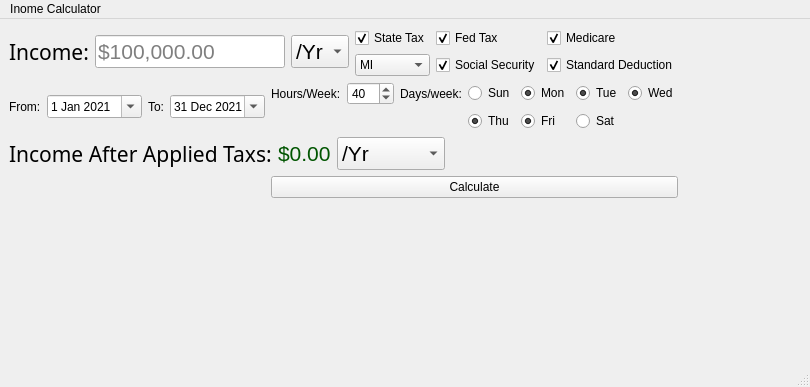
<?xml version="1.0" encoding="UTF-8"?>
<ui version="4.0">
 <class>MainWindow</class>
 <widget class="QMainWindow" name="MainWindow">
  <property name="windowModality">
   <enum>Qt::WindowModal</enum>
  </property>
  <property name="geometry">
   <rect>
    <x>0</x>
    <y>0</y>
    <width>810</width>
    <height>387</height>
   </rect>
  </property>
  <property name="sizePolicy">
   <sizepolicy hsizetype="Ignored" vsizetype="Preferred">
    <horstretch>0</horstretch>
    <verstretch>0</verstretch>
   </sizepolicy>
  </property>
  <property name="mouseTracking">
   <bool>false</bool>
  </property>
  <property name="tabletTracking">
   <bool>false</bool>
  </property>
  <property name="windowTitle">
   <string>MainWindow</string>
  </property>
  <property name="animated">
   <bool>false</bool>
  </property>
  <property name="tabShape">
   <enum>QTabWidget::Rounded</enum>
  </property>
  <widget class="QWidget" name="centralwidget">
   <layout class="QGridLayout" name="gridLayout_2">
    <item row="2" column="0">
     <spacer name="verticalSpacer">
      <property name="orientation">
       <enum>Qt::Vertical</enum>
      </property>
      <property name="sizeHint" stdset="0">
       <size>
        <width>20</width>
        <height>40</height>
       </size>
      </property>
     </spacer>
    </item>
    <item row="0" column="0">
     <layout class="QGridLayout" name="gridLayout">
      <property name="sizeConstraint">
       <enum>QLayout::SetMinimumSize</enum>
      </property>
      <item row="2" column="1">
       <layout class="QGridLayout" name="gridLayout_8">
        <property name="sizeConstraint">
         <enum>QLayout::SetNoConstraint</enum>
        </property>
        <item row="0" column="6">
         <widget class="QRadioButton" name="wedRadio">
          <property name="text">
           <string>Wed</string>
          </property>
          <property name="checked">
           <bool>true</bool>
          </property>
          <property name="autoExclusive">
           <bool>false</bool>
          </property>
         </widget>
        </item>
        <item row="0" column="4">
         <widget class="QRadioButton" name="monRadio">
          <property name="text">
           <string>Mon</string>
          </property>
          <property name="checked">
           <bool>true</bool>
          </property>
          <property name="autoExclusive">
           <bool>false</bool>
          </property>
         </widget>
        </item>
        <item row="1" column="3">
         <widget class="QRadioButton" name="thuRadio">
          <property name="text">
           <string>Thu</string>
          </property>
          <property name="checked">
           <bool>true</bool>
          </property>
          <property name="autoExclusive">
           <bool>false</bool>
          </property>
         </widget>
        </item>
        <item row="0" column="0">
         <widget class="QLabel" name="hoursPerWeekLabel">
          <property name="text">
           <string>Hours/Week:</string>
          </property>
         </widget>
        </item>
        <item row="1" column="5">
         <widget class="QRadioButton" name="satRadio">
          <property name="text">
           <string>Sat</string>
          </property>
          <property name="autoExclusive">
           <bool>false</bool>
          </property>
         </widget>
        </item>
        <item row="0" column="3">
         <widget class="QRadioButton" name="sunRadio">
          <property name="text">
           <string>Sun</string>
          </property>
          <property name="autoExclusive">
           <bool>false</bool>
          </property>
         </widget>
        </item>
        <item row="0" column="1">
         <widget class="QSpinBox" name="hoursPerWeek">
          <property name="accelerated">
           <bool>false</bool>
          </property>
          <property name="maximum">
           <number>168</number>
          </property>
          <property name="value">
           <number>40</number>
          </property>
         </widget>
        </item>
        <item row="0" column="5">
         <widget class="QRadioButton" name="tueRadio">
          <property name="text">
           <string>Tue</string>
          </property>
          <property name="checked">
           <bool>true</bool>
          </property>
          <property name="autoExclusive">
           <bool>false</bool>
          </property>
         </widget>
        </item>
        <item row="1" column="4">
         <widget class="QRadioButton" name="friRadio">
          <property name="text">
           <string>Fri</string>
          </property>
          <property name="checked">
           <bool>true</bool>
          </property>
          <property name="autoExclusive">
           <bool>false</bool>
          </property>
         </widget>
        </item>
        <item row="0" column="2">
         <widget class="QLabel" name="daysPerWeekLabel">
          <property name="text">
           <string>Days/week:</string>
          </property>
         </widget>
        </item>
       </layout>
      </item>
      <item row="3" column="0" colspan="2">
       <layout class="QHBoxLayout" name="horizontalLayout_2">
        <item>
         <widget class="QLabel" name="incomeAfterTaxLabel">
          <property name="font">
           <font>
            <family>Sitka Heading</family>
            <pointsize>16</pointsize>
           </font>
          </property>
          <property name="text">
           <string>Income After Applied Taxs:</string>
          </property>
         </widget>
        </item>
        <item>
         <widget class="QLabel" name="incomeAfterTaxOutput">
          <property name="palette">
           <palette>
            <active>
             <colorrole role="WindowText">
              <brush brushstyle="SolidPattern">
               <color alpha="255">
                <red>0</red>
                <green>85</green>
                <blue>0</blue>
               </color>
              </brush>
             </colorrole>
             <colorrole role="HighlightedText">
              <brush brushstyle="SolidPattern">
               <color alpha="255">
                <red>0</red>
                <green>255</green>
                <blue>0</blue>
               </color>
              </brush>
             </colorrole>
            </active>
            <inactive>
             <colorrole role="WindowText">
              <brush brushstyle="SolidPattern">
               <color alpha="255">
                <red>0</red>
                <green>85</green>
                <blue>0</blue>
               </color>
              </brush>
             </colorrole>
             <colorrole role="HighlightedText">
              <brush brushstyle="SolidPattern">
               <color alpha="255">
                <red>0</red>
                <green>255</green>
                <blue>0</blue>
               </color>
              </brush>
             </colorrole>
            </inactive>
            <disabled>
             <colorrole role="WindowText">
              <brush brushstyle="SolidPattern">
               <color alpha="255">
                <red>120</red>
                <green>120</green>
                <blue>120</blue>
               </color>
              </brush>
             </colorrole>
             <colorrole role="HighlightedText">
              <brush brushstyle="SolidPattern">
               <color alpha="255">
                <red>0</red>
                <green>255</green>
                <blue>0</blue>
               </color>
              </brush>
             </colorrole>
            </disabled>
           </palette>
          </property>
          <property name="font">
           <font>
            <pointsize>16</pointsize>
           </font>
          </property>
          <property name="autoFillBackground">
           <bool>false</bool>
          </property>
          <property name="text">
           <string>$0.00</string>
          </property>
          <property name="textFormat">
           <enum>Qt::AutoText</enum>
          </property>
          <property name="textInteractionFlags">
           <set>Qt::LinksAccessibleByMouse</set>
          </property>
         </widget>
        </item>
        <item>
         <widget class="QComboBox" name="incomeIncramentSelect">
          <property name="sizePolicy">
           <sizepolicy hsizetype="Preferred" vsizetype="Fixed">
            <horstretch>0</horstretch>
            <verstretch>0</verstretch>
           </sizepolicy>
          </property>
          <property name="font">
           <font>
            <pointsize>16</pointsize>
           </font>
          </property>
          <item>
           <property name="text">
            <string>/Yr</string>
           </property>
          </item>
          <item>
           <property name="text">
            <string>/Quarter</string>
           </property>
          </item>
          <item>
           <property name="text">
            <string>/Month</string>
           </property>
          </item>
          <item>
           <property name="text">
            <string>/Day</string>
           </property>
          </item>
          <item>
           <property name="text">
            <string>/Week</string>
           </property>
          </item>
          <item>
           <property name="text">
            <string>/Hr</string>
           </property>
          </item>
         </widget>
        </item>
        <item>
         <spacer name="horizontalSpacer_2">
          <property name="orientation">
           <enum>Qt::Horizontal</enum>
          </property>
          <property name="sizeHint" stdset="0">
           <size>
            <width>107</width>
            <height>20</height>
           </size>
          </property>
         </spacer>
        </item>
       </layout>
      </item>
      <item row="2" column="0">
       <layout class="QHBoxLayout" name="horizontalLayout_4">
        <property name="sizeConstraint">
         <enum>QLayout::SetNoConstraint</enum>
        </property>
        <item>
         <widget class="QLabel" name="label_2startDateLabel">
          <property name="text">
           <string>From:</string>
          </property>
         </widget>
        </item>
        <item>
         <widget class="QDateEdit" name="startDateInput">
          <property name="minimumDateTime">
           <datetime>
            <hour>0</hour>
            <minute>0</minute>
            <second>0</second>
            <year>1752</year>
            <month>9</month>
            <day>14</day>
           </datetime>
          </property>
          <property name="calendarPopup">
           <bool>true</bool>
          </property>
          <property name="date">
           <date>
            <year>2021</year>
            <month>1</month>
            <day>1</day>
           </date>
          </property>
         </widget>
        </item>
        <item>
         <widget class="QLabel" name="ednDateLabel">
          <property name="text">
           <string>To:</string>
          </property>
         </widget>
        </item>
        <item>
         <widget class="QDateEdit" name="endDateInput">
          <property name="baseSize">
           <size>
            <width>0</width>
            <height>0</height>
           </size>
          </property>
          <property name="contextMenuPolicy">
           <enum>Qt::PreventContextMenu</enum>
          </property>
          <property name="layoutDirection">
           <enum>Qt::LeftToRight</enum>
          </property>
          <property name="maximumTime">
           <time>
            <hour>1</hour>
            <minute>59</minute>
            <second>59</second>
           </time>
          </property>
          <property name="calendarPopup">
           <bool>true</bool>
          </property>
          <property name="date">
           <date>
            <year>2021</year>
            <month>12</month>
            <day>31</day>
           </date>
          </property>
         </widget>
        </item>
       </layout>
      </item>
      <item row="1" column="0" colspan="2">
       <layout class="QHBoxLayout" name="horizontalLayout_3">
        <item>
         <widget class="QLabel" name="incomeLabel">
          <property name="font">
           <font>
            <family>Sitka Heading</family>
            <pointsize>16</pointsize>
           </font>
          </property>
          <property name="text">
           <string>Income:</string>
          </property>
         </widget>
        </item>
        <item>
         <widget class="QLineEdit" name="incomeInput">
          <property name="enabled">
           <bool>true</bool>
          </property>
          <property name="sizePolicy">
           <sizepolicy hsizetype="Expanding" vsizetype="Fixed">
            <horstretch>0</horstretch>
            <verstretch>0</verstretch>
           </sizepolicy>
          </property>
          <property name="minimumSize">
           <size>
            <width>157</width>
            <height>0</height>
           </size>
          </property>
          <property name="baseSize">
           <size>
            <width>0</width>
            <height>0</height>
           </size>
          </property>
          <property name="font">
           <font>
            <pointsize>16</pointsize>
           </font>
          </property>
          <property name="text">
           <string/>
          </property>
          <property name="frame">
           <bool>true</bool>
          </property>
          <property name="dragEnabled">
           <bool>true</bool>
          </property>
          <property name="placeholderText">
           <string>$100,000.00</string>
          </property>
          <property name="clearButtonEnabled">
           <bool>false</bool>
          </property>
         </widget>
        </item>
        <item>
         <widget class="QComboBox" name="yearOrHourInput">
          <property name="font">
           <font>
            <pointsize>16</pointsize>
           </font>
          </property>
          <property name="editable">
           <bool>false</bool>
          </property>
          <property name="currentIndex">
           <number>0</number>
          </property>
          <item>
           <property name="text">
            <string>/Yr</string>
           </property>
          </item>
          <item>
           <property name="text">
            <string>/Hr</string>
           </property>
          </item>
         </widget>
        </item>
        <item>
         <layout class="QGridLayout" name="gridLayout_7" rowstretch="0,0,0" rowminimumheight="0,0,0">
          <item row="0" column="0">
           <widget class="QCheckBox" name="applyStateTax">
            <property name="text">
             <string>State Tax</string>
            </property>
            <property name="checked">
             <bool>true</bool>
            </property>
           </widget>
          </item>
          <item row="1" column="0">
           <widget class="QComboBox" name="stateSelect">
            <property name="enabled">
             <bool>true</bool>
            </property>
            <item>
             <property name="text">
              <string>MI</string>
             </property>
            </item>
           </widget>
          </item>
          <item row="0" column="2">
           <widget class="QCheckBox" name="applyFedTax">
            <property name="text">
             <string>Fed Tax</string>
            </property>
            <property name="checked">
             <bool>true</bool>
            </property>
           </widget>
          </item>
          <item row="1" column="2">
           <widget class="QCheckBox" name="applySocialSecurityTax">
            <property name="text">
             <string>Social Security</string>
            </property>
            <property name="checked">
             <bool>true</bool>
            </property>
           </widget>
          </item>
          <item row="0" column="3">
           <widget class="QCheckBox" name="applyMedTax">
            <property name="text">
             <string>Medicare</string>
            </property>
            <property name="checked">
             <bool>true</bool>
            </property>
           </widget>
          </item>
          <item row="1" column="3">
           <widget class="QCheckBox" name="applyStandardDeduction">
            <property name="autoFillBackground">
             <bool>false</bool>
            </property>
            <property name="text">
             <string>Standard Deduction</string>
            </property>
            <property name="checked">
             <bool>true</bool>
            </property>
           </widget>
          </item>
         </layout>
        </item>
       </layout>
      </item>
      <item row="4" column="1">
       <widget class="QPushButton" name="incomeCalculateButton">
        <property name="sizePolicy">
         <sizepolicy hsizetype="Preferred" vsizetype="Fixed">
          <horstretch>0</horstretch>
          <verstretch>0</verstretch>
         </sizepolicy>
        </property>
        <property name="text">
         <string>Calculate</string>
        </property>
       </widget>
      </item>
     </layout>
    </item>
    <item row="0" column="1">
     <spacer name="horizontalSpacer_3">
      <property name="orientation">
       <enum>Qt::Horizontal</enum>
      </property>
      <property name="sizeHint" stdset="0">
       <size>
        <width>9999999</width>
        <height>20</height>
       </size>
      </property>
     </spacer>
    </item>
   </layout>
  </widget>
  <widget class="QMenuBar" name="menubar">
   <property name="geometry">
    <rect>
     <x>0</x>
     <y>0</y>
     <width>810</width>
     <height>26</height>
    </rect>
   </property>
   <widget class="QMenu" name="menuInome">
    <property name="title">
     <string>Inome Calculator</string>
    </property>
   </widget>
   <addaction name="menuInome"/>
  </widget>
  <widget class="QStatusBar" name="statusbar"/>
 </widget>
 <resources/>
 <connections/>
</ui>
